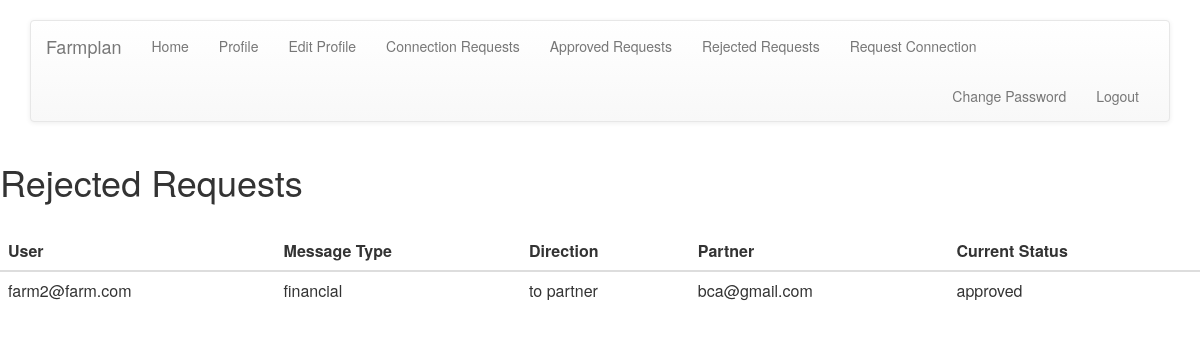
The app's page /connections/rejected_table/ (signed in), older data.
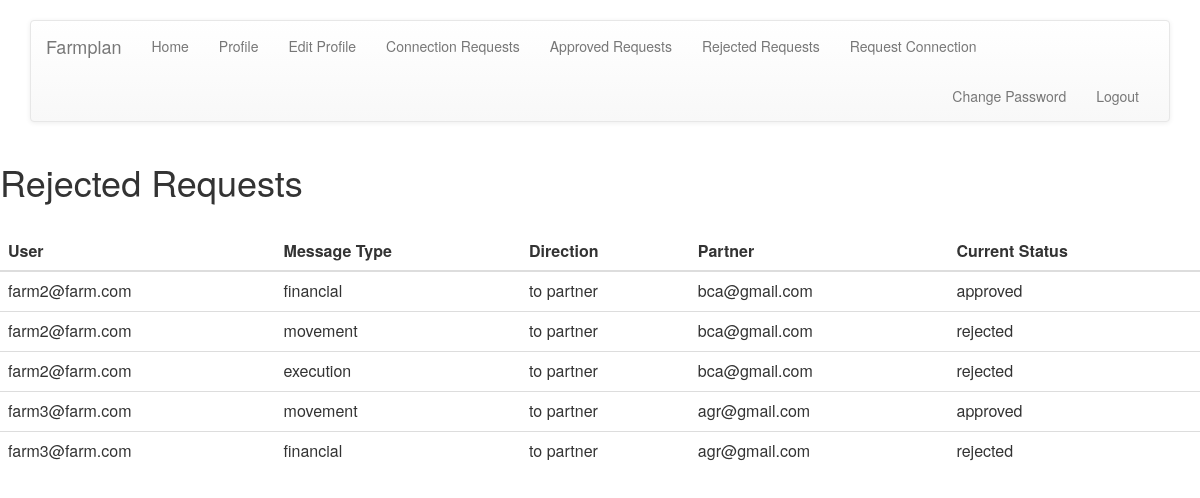
The same page, newer data.
### connections/models.py (models this page shows, shortened)
class ConnectionTable(models.Model):
    MESSAGE_CHOICES = (
        ('movement', 'movement'),
        ('execution', 'execution'),
        ('financial', 'financial'),
    )
    DIRECTION_CHOICES = (
        ('to partner', 'to partner'),
        ('from partner', 'from partner'),
    )
    STATUS_CHOICES = (
        ('awaiting approval', 'awaiting approval'),
        ('approved', 'approved'),
        ('rejected', 'rejected'),
    )
    user = models.ForeignKey(FarmUser, on_delete=models.CASCADE, limit_choices_to={'is_client': False, 'is_admin': False}, related_name="partner")
    message_type = models.CharField(max_length=50, choices=MESSAGE_CHOICES,default='')
    direction = models.CharField(max_length=50, choices=DIRECTION_CHOICES, default='')
    client = models.ForeignKey(FarmUser, on_delete=models.CASCADE, limit_choices_to={'is_client': True}, related_name="client")
    status = models.CharField(max_length=50, choices=STATUS_CHOICES, default='awaiting approval')
    slug = models.SlugField(max_length=150, unique=True)
    class Meta:
        unique_together = (('user','message_type','direction','client'))    #prevent duplicates
        ordering  = ('client', 'direction')                                 #order by client then direction

### accounts/models.py (models this page shows, shortened)
class FarmUser(AbstractBaseUser):
    email = models.EmailField(max_length=100, default='', unique=True)
    gatekeeper_id = models.CharField(max_length=10, unique=True)
    business_name = models.CharField(max_length=100, default='', unique=True)
    is_active = models.BooleanField(default=True)
    is_admin = models.BooleanField(default=False)
    is_client = models.BooleanField(default=False)
    objects = UserManager()
    USERNAME_FIELD = 'email'        #username field and password required by default
    REQUIRED_FIELDS = ['gatekeeper_id','business_name'] #used when executing command like python manage.py createsuperuser
    def __str__(self):
        return self.email

### connections/views.py (the view)
@login_required
def rejected_table(request):
    if request.user.is_client:
        data = ConnectionTable.objects.filter(client=request.user, status="rejected")
        args = {'data': data}
        return render(request, 'connections/client/rejected_table.html', args)
    elif request.user.is_admin:
        data = ConnectionTable.objects.all()
        args = {'data': data}
        return render(request, 'connections/admin/rejected_table.html', args)
    else:
        data = ConnectionTable.objects.filter(user=request.user, status="rejected")
        args = {'data': data}
        return render(request, 'connections/partner/rejected_table.html', args)

### connections/templates/connections/admin/rejected_table.html (shortened to what this page needs)
{% extends 'base.html' %}
{% block body %}
<h1>Rejected Requests</h1>
<br/>
<div>
    <table class="table">
        <thead>
              <tr>
                <th>User</th>
                <th>Message Type</th>
                <th>Direction</th>
                <th>Partner</th>
                <th>Current Status</th>
              </tr>
        </thead>
        <tbody>
        {% for value in data %}
            <tr>
                <td>{{ value.user }}</td>
                <td>{{ value.message_type }}</td>
                <td>{{ value.direction }}</td>
                <td>{{ value.client }}</td>
                <td>{{ value.status }}</td>
            </tr>
        {% endfor %}
        </tbody>
    </table>
</div>
{% endblock %}

Row changes from the older to the newer data that the page shows:
added ConnectionTable: user "farm2@farm.com", message_type "movement", direction "to partner", client "bca@gmail.com", status "rejected"
added ConnectionTable: user "farm2@farm.com", message_type "execution", direction "to partner", client "bca@gmail.com", status "rejected"
added ConnectionTable: user "farm3@farm.com", message_type "movement", direction "to partner", client "agr@gmail.com", status "approved"
added ConnectionTable: user "farm3@farm.com", message_type "financial", direction "to partner", client "agr@gmail.com", status "rejected"
